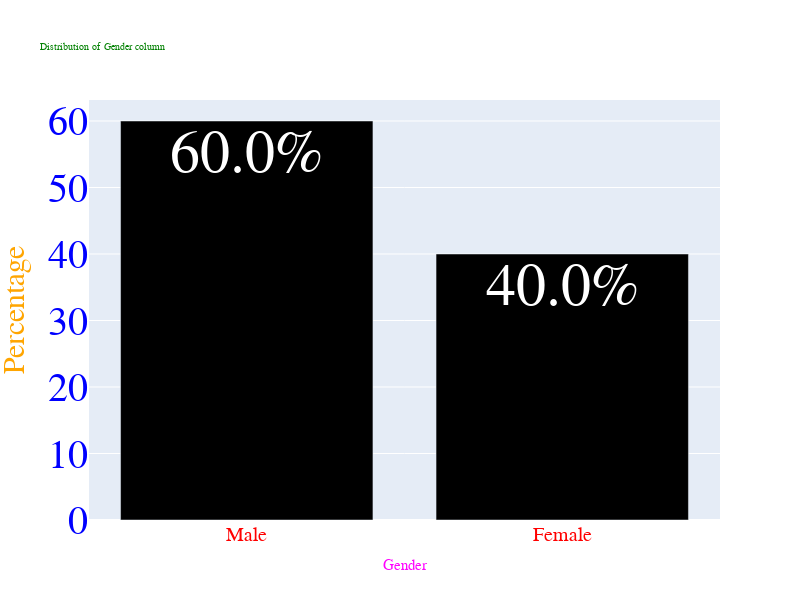

Notebook code for this chart:
### Markdown cell above
- Steps to create a bar chart with counts for a categorical variable
    - create an object and store the counts (optional)
    - create  a bar object
        - pass the x values
        - pass the y values
        - optional :
            - text to be displayed
            - text position
            - color of the bar
            - name of the bar (trace in plotly terminology)
    - create a layout object
        - title - font and size of title
        - x axis - font and size of xaxis text
        - y axis - font and size of yaxis text
    - create a figure object:
        - add data
        - add layout
    - plot the figure object

### Code cell
# create a table with value counts
temp = hr_data.Gender.value_counts()
# creating a Bar chart object of plotly
data = [go.Bar(
        x=temp.index.astype(str), # x axis values
        y=np.round(temp.values.astype(float)/temp.values.sum( ),4)*100, # y axis values
        text = ['{}%'.format(i) for i in np.round(temp.values.astype(float)/temp.values.sum(),4)*100],
    # text to be displayed on the bar, we are doing this to display the '%' symbol along with the number on the bar
        textposition = 'inside', # specify at which position on the bar the text should appear
    marker = dict(color = '#000000'),)] # change color of the bar
# color used here Black

# these are used to define the layout options

layout = go.Layout(
    autosize=False, # auto size the graph? use False if you are specifying the height and width
    width=800, # height of the figure in pixels
    height=600, # height of the figure in pixels
    title = "Distribution of {} column".format('Gender'), # title of the figure

    # more granular control on the title font
    titlefont=dict(
        family='Courier New, monospace', # font family
        size=10, # size of the font
        color='green' # color of the font
    ),


    # granular control on the axes objects
    xaxis=dict(title='Gender', titlefont=dict(size=15,color="magenta"),

               tickfont=dict(
                   family='Courier New, monospace', # font family
                   size=20, # size of ticks displayed on the x axis
                   color='red'  # color of the font
        )
    ),


    yaxis=dict(title='Percentage', titlefont=dict(size=30,color='orange'),

               tickfont=dict(
                   family='Courier New, monospace', # font family
                   size=40, # size of ticks displayed on the y axis
                   color='blue' # color of the font
        )
    ),


    font = dict(
        family='Courier New, monospace', # font family
        color = "#FF00FF",# color of the font
        size = 60 # size of the font displayed on the bar
        )
    )

fig = go.Figure(data=data, layout=layout)
iplot(fig)

del temp

### Figure 1 — Plotly figure (JSON) as saved in the notebook; plotly's stock layout.template omitted (floating-point values rounded to 4 significant figures)
{"data": [{"marker": {"color": "#000000"}, "text": ["60.0%", "40.0%"], "textposition": "inside", "x": ["Male", "Female"], "y": [60, 40], "type": "bar"}], "layout": {"autosize": false, "font": {"color": "#FF00FF", "family": "Courier New, monospace", "size": 60}, "height": 600, "title": {"font": {"color": "green", "family": "Courier New, monospace", "size": 10}, "text": "Distribution of Gender column"}, "width": 800, "xaxis": {"tickfont": {"color": "red", "family": "Courier New, monospace", "size": 20}, "title": {"font": {"color": "magenta", "size": 15}, "text": "Gender"}}, "yaxis": {"tickfont": {"color": "blue", "family": "Courier New, monospace", "size": 40}, "title": {"font": {"color": "orange", "size": 30}, "text": "Percentage"}}}}
